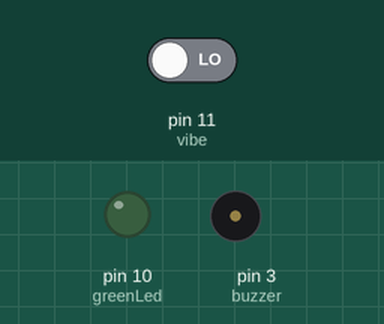
This sketch was run on a simulated Arduino Uno, built with avr-gcc and run on an emulated ATmega328P. On the bench: output pins drawn as LEDs (lit = HIGH), buzzer (waves = sounding). Dashed ring = blinking. The test bench sets the inputs (shaded band); at power-on: pin 11 (vibe) LOW.

Above: at 1.2 s.
1.3 s: pin 11 (vibe) driven HIGH
At 1.45 s:
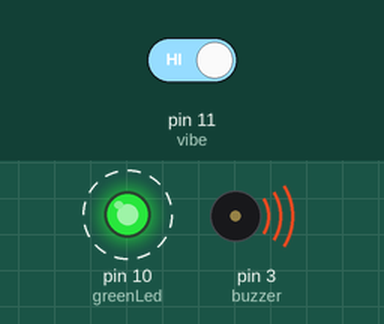
Timing chart, 0 to 10.3 s (numbered marks = the images above; inputs shaded):
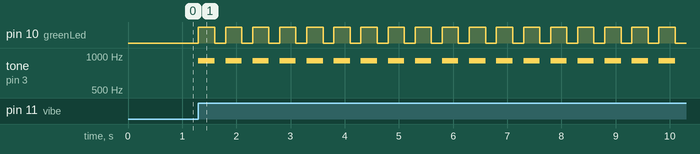

The sketch:

d02_vibration_sensor_siren.ino
```cpp
/** Vibration Sensor Siren
 * 2. 진동 감지 알림 사이렌 만들기
 *  진동 감지시에 0.3초 초록색 LED가 켜지고 소리가 나며,
 *  0.2초 LED가 꺼지고 소리가 안 나게
 *  총 5초 동안 작동하는 프로그램을 만들어 주세요.
 */
int buzzer = 3;
int greenLed = 10;
int vibe = 11;

void setup() {
  pinMode(greenLed, OUTPUT);
  pinMode(vibe, INPUT);
}

void loop() {
  boolean isVibrate = digitalRead(vibe);
  if (isVibrate == true) {
    for (int cnt=0; cnt < 10; cnt++) {
      digitalWrite(greenLed, HIGH);
      tone(buzzer, 912, 300);
      delay(300);
      digitalWrite(greenLed, LOW);
      noTone(buzzer);
      delay(200);
    }
  }
}
```

Measured:
- after the input at 1.3 s, pin 10 (greenLed): alternates HIGH for 0.30 s and LOW for 0.20 s, starting at once; tone on pin 3 (buzzer): alternates 912 Hz for 0.30 s and silent for 0.20 s, starting at once
